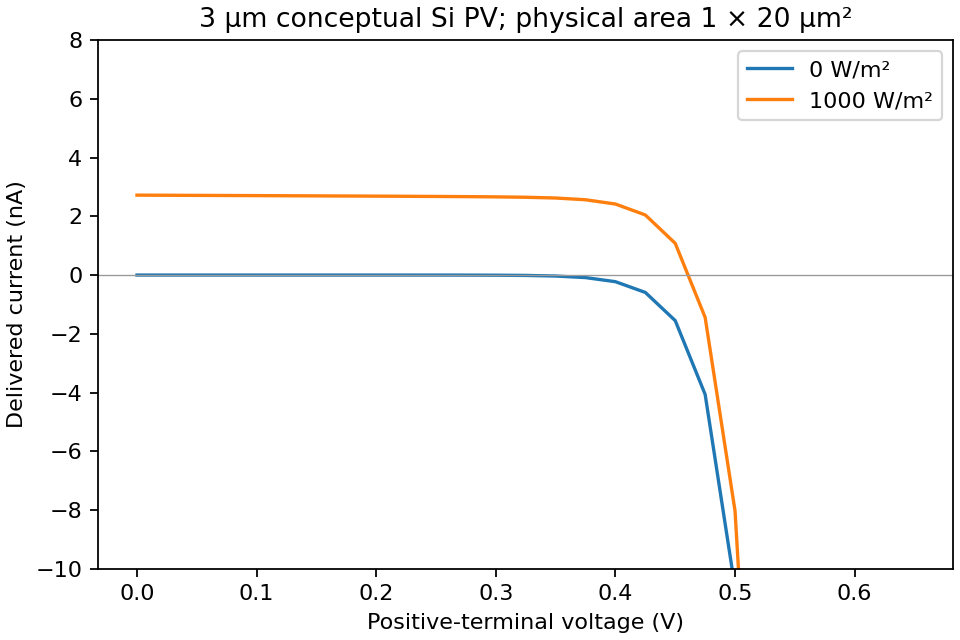

Reproduce this figure in Python.
"""Generic illuminated diode; analytically prescribed doping, no process calibration.

Run from the repository root: python examples/07_photovoltaic.py
Produces a dark/light IV plot and reports the physical current for 20 um depth.
"""
from pathlib import Path

import matplotlib
matplotlib.use("Agg")
import matplotlib.pyplot as plt

from opentcad.device.optical import BeerLambert, current_from_2d
from opentcad.device.solver import DeviceSolver
from opentcad.geometry.formats import Material
from opentcad.geometry.structure import Structure
from opentcad.materials.database import load_material


def main():
    import devsim
    fig, ax = plt.subplots(figsize=(6, 4), layout="constrained")
    for irradiance in (0, 1000):
        mf = (Structure(width_um=1, name="generic_pv")
              .add_substrate("p", 2.7, Material.SI, doping_Na=1e16)
              .add_layer("n", 0.3, Material.SI, doping_Nd=1e18)
              .add_contact("p", 0, 1, "p", surface="bottom")
              .add_contact("n", 0, 1, "n", surface="top")
              .to_meshfield(mesh_size_um=0.08))
        # alpha and R are demonstration choices, not a fitted optical dataset.
        BeerLambert(660, irradiance, 3000, reflectance=0.3).apply(mf, surface_y_um=3)
        solver = DeviceSolver(mf, {"Silicon": load_material("Si")})
        try:
            v, i = solver.iv_sweep("p", "n", 0, 0.65, 0.025)
            physical = current_from_2d(i, depth_um=20)
            ax.plot(v, -physical * 1e9, label=f"{irradiance} W/m²")
            print(f"{irradiance} W/m²: short-circuit delivery {-physical[0]:.6g} A")
        finally:
            devsim.delete_device(device=solver._device_name)
    ax.axhline(0, color="0.6", lw=0.6)
    ax.set(xlabel="Positive-terminal voltage (V)", ylabel="Delivered current (nA)",
           title="3 µm conceptual Si PV; physical area 1 × 20 µm²", ylim=(-10, 8))
    ax.legend()
    fig.savefig(Path(__file__).with_suffix(".png"), dpi=160)


if __name__ == "__main__":
    main()
